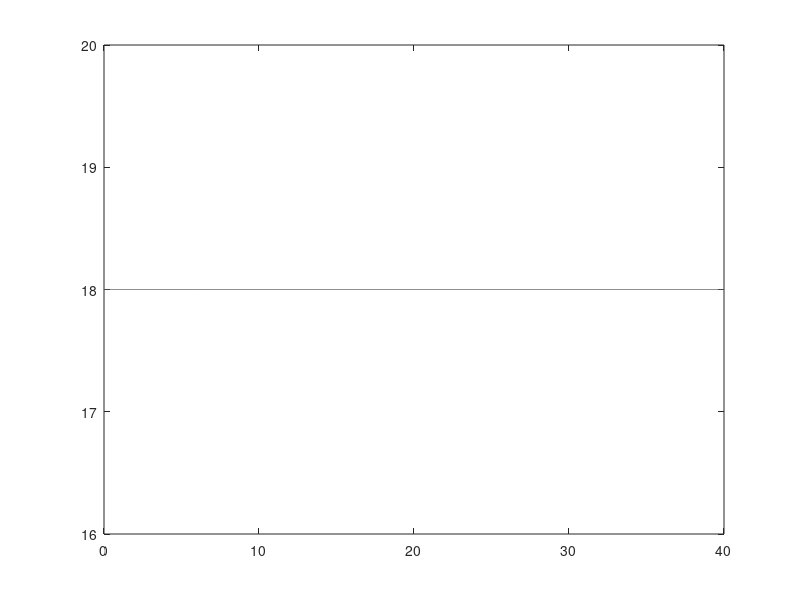

This chart was generated by the following MATLAB code: (Note: this script raises an error after producing the figure.)
clear all;
close all;
clc;

%%
FileName = 'UniformConstant_URef_18';

%% Preprocessing
% time
T           = 40;                   % [s]   simulation length
dt          = 1/80;               	% [s]   simulation time step

% wind
V_hub       = 18;                   % [m/s] mean wind speed at hub height 

% calculation of wind signals
t           = 0:dt:T-dt;

u           = ones(1, length(t)).*V_hub;



figure()
plot(t,u)


% Some variables required in the Type 4 wind: Bladed style
HubHeight   = 90;
dy          = 64;
dz          = 64;
Ny          = 3;
Nz          = 3;
URef        = V_hub;
zOffset     = HubHeight;
z0          = 0.1;          % the rougthness length, not really used


SummVars(1) = HubHeight;    % HubHeight
SummVars(3) = URef;

velocity    = zeros(max(size(t)),3,Ny,Nz);
% prepare to write out
for iy = 1:Ny
    for iz = 1:Nz
        velocity(:,1,iy,iz) = u;
    end
end

% here we use std u for v and w components, to avoid dividing by zero
SummVars(4) = 0.1;
SummVars(5) = 0.1;
SummVars(6) = 0.1;

disp('Exporting rotor plane wind field as ".wnd" binary files...')
% write the .wnd
WriteBLgrid([FileName '.wnd'], velocity, dy, dz, dt, zOffset, z0, SummVars)

% Now write a sum file
fileID    = fopen([FileName '.sum'],'w');
fprintf(fileID,'This summary file is not complete it only contains required information for the OpenFAST');
fprintf(fileID,'\n');
fprintf(fileID,'F        Clockwise rotation when looking downwind?\n');
fprintf(fileID,[num2str(SummVars(1)) '  Hub height [m] \n']);
fprintf(fileID,['UBar   =  ' num2str(SummVars(3)) ' m/s \n']);
fprintf(fileID,['TI(u)  =  ' num2str(SummVars(4)) ' %%\n']);
fprintf(fileID,['TI(v)  =  ' num2str(SummVars(5)) ' %%\n']);
fprintf(fileID,['TI(w)  =  ' num2str(SummVars(6)) ' %%\n']);
fprintf(fileID,['Height Offset =  ' num2str(0) ' m\n']);
fprintf(fileID,'Creating a PERIODIC output file.');
fclose(fileID);

